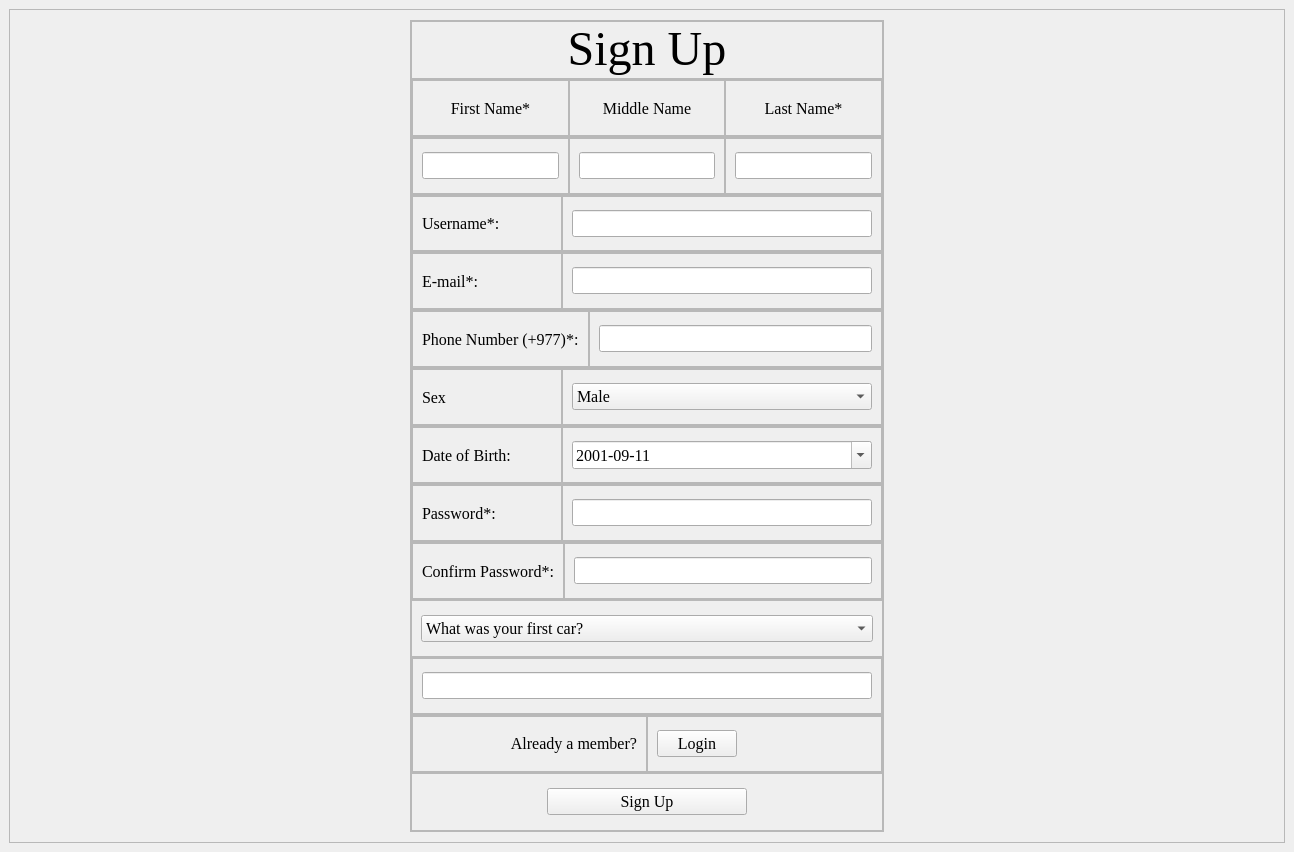
<?xml version="1.0" encoding="UTF-8"?>
<ui version="4.0">
 <class>SignUp</class>
 <widget class="QMainWindow" name="SignUp">
  <property name="geometry">
   <rect>
    <x>0</x>
    <y>0</y>
    <width>1294</width>
    <height>852</height>
   </rect>
  </property>
  <property name="windowTitle">
   <string>MainWindow</string>
  </property>
  <widget class="QWidget" name="centralwidget">
   <layout class="QVBoxLayout" name="verticalLayout_7">
    <item>
     <widget class="QFrame" name="frame_36">
      <property name="frameShape">
       <enum>QFrame::StyledPanel</enum>
      </property>
      <property name="frameShadow">
       <enum>QFrame::Raised</enum>
      </property>
      <layout class="QVBoxLayout" name="verticalLayout_2">
       <property name="leftMargin">
        <number>400</number>
       </property>
       <property name="topMargin">
        <number>10</number>
       </property>
       <property name="rightMargin">
        <number>400</number>
       </property>
       <property name="bottomMargin">
        <number>10</number>
       </property>
       <item>
        <widget class="QFrame" name="frame">
         <property name="frameShape">
          <enum>QFrame::StyledPanel</enum>
         </property>
         <property name="frameShadow">
          <enum>QFrame::Raised</enum>
         </property>
         <layout class="QVBoxLayout" name="verticalLayout_3">
          <property name="spacing">
           <number>0</number>
          </property>
          <property name="leftMargin">
           <number>0</number>
          </property>
          <property name="topMargin">
           <number>0</number>
          </property>
          <property name="rightMargin">
           <number>0</number>
          </property>
          <property name="bottomMargin">
           <number>0</number>
          </property>
          <item>
           <widget class="QFrame" name="frame_11">
            <property name="frameShape">
             <enum>QFrame::StyledPanel</enum>
            </property>
            <property name="frameShadow">
             <enum>QFrame::Raised</enum>
            </property>
            <layout class="QVBoxLayout" name="verticalLayout">
             <property name="spacing">
              <number>0</number>
             </property>
             <property name="leftMargin">
              <number>0</number>
             </property>
             <property name="topMargin">
              <number>0</number>
             </property>
             <property name="rightMargin">
              <number>0</number>
             </property>
             <property name="bottomMargin">
              <number>0</number>
             </property>
             <item>
              <widget class="QLabel" name="label_title">
               <property name="font">
                <font>
                 <family>Times New Roman</family>
                 <pointsize>24</pointsize>
                 <bold>true</bold>
                </font>
               </property>
               <property name="text">
                <string>&lt;!DOCTYPE HTML PUBLIC &quot;-//W3C//DTD HTML 4.0//EN&quot; &quot;http://www.w3.org/TR/REC-html40/strict.dtd&quot;&gt;
&lt;html&gt;&lt;head&gt;&lt;meta name=&quot;qrichtext&quot; content=&quot;1&quot; /&gt;&lt;meta charset=&quot;utf-8&quot; /&gt;&lt;style type=&quot;text/css&quot;&gt;
p, li { white-space: pre-wrap; }
hr { height: 1px; border-width: 0; }
&lt;/style&gt;&lt;/head&gt;&lt;body style=&quot; font-family:'Segoe UI'; font-size:9pt; font-weight:400; font-style:normal;&quot;&gt;
&lt;p align=&quot;center&quot; dir='rtl' style=&quot; margin-top:0px; margin-bottom:0px; margin-left:0px; margin-right:0px; -qt-block-indent:0; text-indent:0px;&quot;&gt;&lt;span style=&quot; font-size:36pt;&quot;&gt;Sign Up&lt;/span&gt;&lt;/p&gt;&lt;/body&gt;&lt;/html&gt;</string>
               </property>
               <property name="textFormat">
                <enum>Qt::AutoText</enum>
               </property>
               <property name="scaledContents">
                <bool>true</bool>
               </property>
               <property name="alignment">
                <set>Qt::AlignCenter</set>
               </property>
               <property name="wordWrap">
                <bool>true</bool>
               </property>
              </widget>
             </item>
            </layout>
           </widget>
          </item>
          <item>
           <widget class="QFrame" name="frame_2">
            <property name="frameShape">
             <enum>QFrame::StyledPanel</enum>
            </property>
            <property name="frameShadow">
             <enum>QFrame::Raised</enum>
            </property>
            <layout class="QHBoxLayout" name="horizontalLayout">
             <property name="spacing">
              <number>0</number>
             </property>
             <property name="leftMargin">
              <number>0</number>
             </property>
             <property name="topMargin">
              <number>0</number>
             </property>
             <property name="rightMargin">
              <number>0</number>
             </property>
             <property name="bottomMargin">
              <number>0</number>
             </property>
             <item>
              <widget class="QFrame" name="frame_12">
               <property name="frameShape">
                <enum>QFrame::StyledPanel</enum>
               </property>
               <property name="frameShadow">
                <enum>QFrame::Raised</enum>
               </property>
               <layout class="QHBoxLayout" name="horizontalLayout_5">
                <property name="spacing">
                 <number>0</number>
                </property>
                <property name="leftMargin">
                 <number>0</number>
                </property>
                <property name="topMargin">
                 <number>0</number>
                </property>
                <property name="rightMargin">
                 <number>0</number>
                </property>
                <property name="bottomMargin">
                 <number>0</number>
                </property>
                <item>
                 <widget class="QLabel" name="label_2">
                  <property name="font">
                   <font>
                    <family>Times New Roman</family>
                    <pointsize>12</pointsize>
                   </font>
                  </property>
                  <property name="text">
                   <string>First Name*</string>
                  </property>
                  <property name="textFormat">
                   <enum>Qt::AutoText</enum>
                  </property>
                  <property name="alignment">
                   <set>Qt::AlignCenter</set>
                  </property>
                 </widget>
                </item>
               </layout>
              </widget>
             </item>
             <item>
              <widget class="QFrame" name="frame_14">
               <property name="frameShape">
                <enum>QFrame::StyledPanel</enum>
               </property>
               <property name="frameShadow">
                <enum>QFrame::Raised</enum>
               </property>
               <layout class="QVBoxLayout" name="verticalLayout_5">
                <item>
                 <widget class="QLabel" name="label">
                  <property name="font">
                   <font>
                    <family>Times New Roman</family>
                    <pointsize>12</pointsize>
                   </font>
                  </property>
                  <property name="text">
                   <string>Middle Name</string>
                  </property>
                  <property name="alignment">
                   <set>Qt::AlignCenter</set>
                  </property>
                 </widget>
                </item>
               </layout>
              </widget>
             </item>
             <item>
              <widget class="QFrame" name="frame_13">
               <property name="frameShape">
                <enum>QFrame::StyledPanel</enum>
               </property>
               <property name="frameShadow">
                <enum>QFrame::Raised</enum>
               </property>
               <layout class="QVBoxLayout" name="verticalLayout_4">
                <item>
                 <widget class="QLabel" name="label_3">
                  <property name="font">
                   <font>
                    <family>Times New Roman</family>
                    <pointsize>12</pointsize>
                   </font>
                  </property>
                  <property name="text">
                   <string>Last Name*</string>
                  </property>
                  <property name="alignment">
                   <set>Qt::AlignCenter</set>
                  </property>
                 </widget>
                </item>
               </layout>
              </widget>
             </item>
            </layout>
           </widget>
          </item>
          <item>
           <widget class="QFrame" name="frame_6">
            <property name="frameShape">
             <enum>QFrame::StyledPanel</enum>
            </property>
            <property name="frameShadow">
             <enum>QFrame::Raised</enum>
            </property>
            <layout class="QHBoxLayout" name="horizontalLayout_7">
             <property name="spacing">
              <number>0</number>
             </property>
             <property name="leftMargin">
              <number>0</number>
             </property>
             <property name="topMargin">
              <number>0</number>
             </property>
             <property name="rightMargin">
              <number>0</number>
             </property>
             <property name="bottomMargin">
              <number>0</number>
             </property>
             <item>
              <widget class="QFrame" name="frame_15">
               <property name="frameShape">
                <enum>QFrame::StyledPanel</enum>
               </property>
               <property name="frameShadow">
                <enum>QFrame::Raised</enum>
               </property>
               <layout class="QHBoxLayout" name="horizontalLayout_8">
                <item>
                 <widget class="QLineEdit" name="lineEdit_fN">
                  <property name="font">
                   <font>
                    <family>Times New Roman</family>
                    <pointsize>12</pointsize>
                   </font>
                  </property>
                 </widget>
                </item>
               </layout>
              </widget>
             </item>
             <item>
              <widget class="QFrame" name="frame_17">
               <property name="frameShape">
                <enum>QFrame::StyledPanel</enum>
               </property>
               <property name="frameShadow">
                <enum>QFrame::Raised</enum>
               </property>
               <layout class="QHBoxLayout" name="horizontalLayout_6">
                <item>
                 <widget class="QLineEdit" name="lineEdit_mN">
                  <property name="font">
                   <font>
                    <family>Times New Roman</family>
                    <pointsize>12</pointsize>
                   </font>
                  </property>
                 </widget>
                </item>
               </layout>
              </widget>
             </item>
             <item>
              <widget class="QFrame" name="frame_16">
               <property name="frameShape">
                <enum>QFrame::StyledPanel</enum>
               </property>
               <property name="frameShadow">
                <enum>QFrame::Raised</enum>
               </property>
               <layout class="QHBoxLayout" name="horizontalLayout_9">
                <item>
                 <widget class="QLineEdit" name="lineEdit_lN">
                  <property name="font">
                   <font>
                    <family>Times New Roman</family>
                    <pointsize>12</pointsize>
                   </font>
                  </property>
                 </widget>
                </item>
               </layout>
              </widget>
             </item>
            </layout>
           </widget>
          </item>
          <item>
           <widget class="QFrame" name="frame_5">
            <property name="frameShape">
             <enum>QFrame::StyledPanel</enum>
            </property>
            <property name="frameShadow">
             <enum>QFrame::Raised</enum>
            </property>
            <layout class="QHBoxLayout" name="horizontalLayout_2">
             <property name="spacing">
              <number>0</number>
             </property>
             <property name="leftMargin">
              <number>0</number>
             </property>
             <property name="topMargin">
              <number>0</number>
             </property>
             <property name="rightMargin">
              <number>0</number>
             </property>
             <property name="bottomMargin">
              <number>0</number>
             </property>
             <item>
              <widget class="QFrame" name="frame_18">
               <property name="minimumSize">
                <size>
                 <width>150</width>
                 <height>0</height>
                </size>
               </property>
               <property name="frameShape">
                <enum>QFrame::StyledPanel</enum>
               </property>
               <property name="frameShadow">
                <enum>QFrame::Raised</enum>
               </property>
               <layout class="QHBoxLayout" name="horizontalLayout_15">
                <item>
                 <widget class="QLabel" name="label_4">
                  <property name="font">
                   <font>
                    <family>Times New Roman</family>
                    <pointsize>12</pointsize>
                   </font>
                  </property>
                  <property name="text">
                   <string>Username*:</string>
                  </property>
                 </widget>
                </item>
               </layout>
              </widget>
             </item>
             <item>
              <widget class="QFrame" name="frame_19">
               <property name="frameShape">
                <enum>QFrame::StyledPanel</enum>
               </property>
               <property name="frameShadow">
                <enum>QFrame::Raised</enum>
               </property>
               <layout class="QHBoxLayout" name="horizontalLayout_16">
                <item>
                 <widget class="QLineEdit" name="lineEdit_user">
                  <property name="font">
                   <font>
                    <family>Times New Roman</family>
                    <pointsize>12</pointsize>
                   </font>
                  </property>
                  <property name="inputMask">
                   <string/>
                  </property>
                  <property name="text">
                   <string/>
                  </property>
                  <property name="clearButtonEnabled">
                   <bool>false</bool>
                  </property>
                 </widget>
                </item>
               </layout>
              </widget>
             </item>
            </layout>
           </widget>
          </item>
          <item>
           <widget class="QFrame" name="frame_9">
            <property name="frameShape">
             <enum>QFrame::StyledPanel</enum>
            </property>
            <property name="frameShadow">
             <enum>QFrame::Raised</enum>
            </property>
            <layout class="QHBoxLayout" name="horizontalLayout_3">
             <property name="spacing">
              <number>0</number>
             </property>
             <property name="leftMargin">
              <number>0</number>
             </property>
             <property name="topMargin">
              <number>0</number>
             </property>
             <property name="rightMargin">
              <number>0</number>
             </property>
             <property name="bottomMargin">
              <number>0</number>
             </property>
             <item>
              <widget class="QFrame" name="frame_20">
               <property name="minimumSize">
                <size>
                 <width>150</width>
                 <height>0</height>
                </size>
               </property>
               <property name="frameShape">
                <enum>QFrame::StyledPanel</enum>
               </property>
               <property name="frameShadow">
                <enum>QFrame::Raised</enum>
               </property>
               <layout class="QHBoxLayout" name="horizontalLayout_17">
                <item>
                 <widget class="QLabel" name="label_5">
                  <property name="font">
                   <font>
                    <family>Times New Roman</family>
                    <pointsize>12</pointsize>
                   </font>
                  </property>
                  <property name="text">
                   <string>E-mail*:</string>
                  </property>
                 </widget>
                </item>
               </layout>
              </widget>
             </item>
             <item>
              <widget class="QFrame" name="frame_21">
               <property name="frameShape">
                <enum>QFrame::StyledPanel</enum>
               </property>
               <property name="frameShadow">
                <enum>QFrame::Raised</enum>
               </property>
               <layout class="QHBoxLayout" name="horizontalLayout_18">
                <item>
                 <widget class="QLineEdit" name="lineEdit_email">
                  <property name="font">
                   <font>
                    <family>Times New Roman</family>
                    <pointsize>12</pointsize>
                   </font>
                  </property>
                 </widget>
                </item>
               </layout>
              </widget>
             </item>
            </layout>
           </widget>
          </item>
          <item>
           <widget class="QFrame" name="frame_4">
            <property name="frameShape">
             <enum>QFrame::StyledPanel</enum>
            </property>
            <property name="frameShadow">
             <enum>QFrame::Raised</enum>
            </property>
            <layout class="QHBoxLayout" name="horizontalLayout_10">
             <property name="spacing">
              <number>0</number>
             </property>
             <property name="leftMargin">
              <number>0</number>
             </property>
             <property name="topMargin">
              <number>0</number>
             </property>
             <property name="rightMargin">
              <number>0</number>
             </property>
             <property name="bottomMargin">
              <number>0</number>
             </property>
             <item>
              <widget class="QFrame" name="frame_22">
               <property name="minimumSize">
                <size>
                 <width>150</width>
                 <height>0</height>
                </size>
               </property>
               <property name="frameShape">
                <enum>QFrame::StyledPanel</enum>
               </property>
               <property name="frameShadow">
                <enum>QFrame::Raised</enum>
               </property>
               <layout class="QHBoxLayout" name="horizontalLayout_19">
                <item>
                 <widget class="QLabel" name="label_6">
                  <property name="font">
                   <font>
                    <family>Times New Roman</family>
                    <pointsize>12</pointsize>
                   </font>
                  </property>
                  <property name="text">
                   <string>Phone Number (+977)*:</string>
                  </property>
                 </widget>
                </item>
               </layout>
              </widget>
             </item>
             <item>
              <widget class="QFrame" name="frame_23">
               <property name="frameShape">
                <enum>QFrame::StyledPanel</enum>
               </property>
               <property name="frameShadow">
                <enum>QFrame::Raised</enum>
               </property>
               <layout class="QHBoxLayout" name="horizontalLayout_20">
                <item>
                 <widget class="QLineEdit" name="lineEdit_pNum">
                  <property name="font">
                   <font>
                    <family>Times New Roman</family>
                    <pointsize>12</pointsize>
                   </font>
                  </property>
                 </widget>
                </item>
               </layout>
              </widget>
             </item>
            </layout>
           </widget>
          </item>
          <item>
           <widget class="QFrame" name="frame_33">
            <property name="frameShape">
             <enum>QFrame::StyledPanel</enum>
            </property>
            <property name="frameShadow">
             <enum>QFrame::Raised</enum>
            </property>
            <layout class="QHBoxLayout" name="horizontalLayout_4">
             <property name="spacing">
              <number>0</number>
             </property>
             <property name="leftMargin">
              <number>0</number>
             </property>
             <property name="topMargin">
              <number>0</number>
             </property>
             <property name="rightMargin">
              <number>0</number>
             </property>
             <property name="bottomMargin">
              <number>0</number>
             </property>
             <item>
              <widget class="QFrame" name="frame_34">
               <property name="minimumSize">
                <size>
                 <width>150</width>
                 <height>0</height>
                </size>
               </property>
               <property name="maximumSize">
                <size>
                 <width>150</width>
                 <height>16777215</height>
                </size>
               </property>
               <property name="frameShape">
                <enum>QFrame::StyledPanel</enum>
               </property>
               <property name="frameShadow">
                <enum>QFrame::Raised</enum>
               </property>
               <layout class="QVBoxLayout" name="verticalLayout_6">
                <item>
                 <widget class="QLabel" name="label_12">
                  <property name="font">
                   <font>
                    <family>Times New Roman</family>
                    <pointsize>12</pointsize>
                   </font>
                  </property>
                  <property name="text">
                   <string>Sex</string>
                  </property>
                 </widget>
                </item>
               </layout>
              </widget>
             </item>
             <item>
              <widget class="QFrame" name="frame_35">
               <property name="frameShape">
                <enum>QFrame::StyledPanel</enum>
               </property>
               <property name="frameShadow">
                <enum>QFrame::Raised</enum>
               </property>
               <layout class="QHBoxLayout" name="horizontalLayout_30">
                <item>
                 <widget class="QComboBox" name="comboBox_sex">
                  <property name="font">
                   <font>
                    <family>Times New Roman</family>
                    <pointsize>12</pointsize>
                   </font>
                  </property>
                  <item>
                   <property name="text">
                    <string>Male</string>
                   </property>
                  </item>
                  <item>
                   <property name="text">
                    <string>Female</string>
                   </property>
                  </item>
                  <item>
                   <property name="text">
                    <string>Others</string>
                   </property>
                  </item>
                 </widget>
                </item>
               </layout>
              </widget>
             </item>
            </layout>
           </widget>
          </item>
          <item>
           <widget class="QFrame" name="frame_3">
            <property name="frameShape">
             <enum>QFrame::StyledPanel</enum>
            </property>
            <property name="frameShadow">
             <enum>QFrame::Raised</enum>
            </property>
            <layout class="QHBoxLayout" name="horizontalLayout_11">
             <property name="spacing">
              <number>0</number>
             </property>
             <property name="leftMargin">
              <number>0</number>
             </property>
             <property name="topMargin">
              <number>0</number>
             </property>
             <property name="rightMargin">
              <number>0</number>
             </property>
             <property name="bottomMargin">
              <number>0</number>
             </property>
             <item>
              <widget class="QFrame" name="frame_24">
               <property name="minimumSize">
                <size>
                 <width>150</width>
                 <height>0</height>
                </size>
               </property>
               <property name="maximumSize">
                <size>
                 <width>150</width>
                 <height>16777215</height>
                </size>
               </property>
               <property name="frameShape">
                <enum>QFrame::StyledPanel</enum>
               </property>
               <property name="frameShadow">
                <enum>QFrame::Raised</enum>
               </property>
               <layout class="QHBoxLayout" name="horizontalLayout_21">
                <item>
                 <widget class="QLabel" name="label_9">
                  <property name="font">
                   <font>
                    <family>Times New Roman</family>
                    <pointsize>12</pointsize>
                   </font>
                  </property>
                  <property name="text">
                   <string>Date of Birth:</string>
                  </property>
                 </widget>
                </item>
               </layout>
              </widget>
             </item>
             <item>
              <widget class="QFrame" name="frame_25">
               <property name="minimumSize">
                <size>
                 <width>0</width>
                 <height>0</height>
                </size>
               </property>
               <property name="frameShape">
                <enum>QFrame::StyledPanel</enum>
               </property>
               <property name="frameShadow">
                <enum>QFrame::Raised</enum>
               </property>
               <layout class="QHBoxLayout" name="horizontalLayout_22">
                <item>
                 <widget class="QDateEdit" name="dateEdit_dob">
                  <property name="maximumSize">
                   <size>
                    <width>600</width>
                    <height>16777215</height>
                   </size>
                  </property>
                  <property name="font">
                   <font>
                    <family>Times New Roman</family>
                    <pointsize>12</pointsize>
                   </font>
                  </property>
                  <property name="displayFormat">
                   <string>yyyy-MM-dd</string>
                  </property>
                  <property name="calendarPopup">
                   <bool>true</bool>
                  </property>
                  <property name="date">
                   <date>
                    <year>2001</year>
                    <month>9</month>
                    <day>11</day>
                   </date>
                  </property>
                 </widget>
                </item>
               </layout>
              </widget>
             </item>
            </layout>
           </widget>
          </item>
          <item>
           <widget class="QFrame" name="frame_8">
            <property name="frameShape">
             <enum>QFrame::StyledPanel</enum>
            </property>
            <property name="frameShadow">
             <enum>QFrame::Raised</enum>
            </property>
            <layout class="QHBoxLayout" name="horizontalLayout_12">
             <property name="spacing">
              <number>0</number>
             </property>
             <property name="leftMargin">
              <number>0</number>
             </property>
             <property name="topMargin">
              <number>0</number>
             </property>
             <property name="rightMargin">
              <number>0</number>
             </property>
             <property name="bottomMargin">
              <number>0</number>
             </property>
             <item>
              <widget class="QFrame" name="frame_26">
               <property name="minimumSize">
                <size>
                 <width>150</width>
                 <height>0</height>
                </size>
               </property>
               <property name="frameShape">
                <enum>QFrame::StyledPanel</enum>
               </property>
               <property name="frameShadow">
                <enum>QFrame::Raised</enum>
               </property>
               <layout class="QHBoxLayout" name="horizontalLayout_23">
                <item>
                 <widget class="QLabel" name="label_7">
                  <property name="font">
                   <font>
                    <family>Times New Roman</family>
                    <pointsize>12</pointsize>
                   </font>
                  </property>
                  <property name="text">
                   <string>Password*:</string>
                  </property>
                 </widget>
                </item>
               </layout>
              </widget>
             </item>
             <item>
              <widget class="QFrame" name="frame_27">
               <property name="frameShape">
                <enum>QFrame::StyledPanel</enum>
               </property>
               <property name="frameShadow">
                <enum>QFrame::Raised</enum>
               </property>
               <layout class="QHBoxLayout" name="horizontalLayout_24">
                <item>
                 <widget class="QLineEdit" name="lineEdit_password">
                  <property name="font">
                   <font>
                    <family>Times New Roman</family>
                    <pointsize>12</pointsize>
                   </font>
                  </property>
                  <property name="echoMode">
                   <enum>QLineEdit::Password</enum>
                  </property>
                 </widget>
                </item>
               </layout>
              </widget>
             </item>
            </layout>
           </widget>
          </item>
          <item>
           <widget class="QFrame" name="frame_10">
            <property name="frameShape">
             <enum>QFrame::StyledPanel</enum>
            </property>
            <property name="frameShadow">
             <enum>QFrame::Raised</enum>
            </property>
            <layout class="QHBoxLayout" name="horizontalLayout_13">
             <property name="spacing">
              <number>0</number>
             </property>
             <property name="leftMargin">
              <number>0</number>
             </property>
             <property name="topMargin">
              <number>0</number>
             </property>
             <property name="rightMargin">
              <number>0</number>
             </property>
             <property name="bottomMargin">
              <number>0</number>
             </property>
             <item>
              <widget class="QFrame" name="frame_28">
               <property name="minimumSize">
                <size>
                 <width>150</width>
                 <height>0</height>
                </size>
               </property>
               <property name="frameShape">
                <enum>QFrame::StyledPanel</enum>
               </property>
               <property name="frameShadow">
                <enum>QFrame::Raised</enum>
               </property>
               <layout class="QHBoxLayout" name="horizontalLayout_25">
                <item>
                 <widget class="QLabel" name="label_8">
                  <property name="font">
                   <font>
                    <family>Times New Roman</family>
                    <pointsize>12</pointsize>
                   </font>
                  </property>
                  <property name="text">
                   <string>Confirm Password*:</string>
                  </property>
                 </widget>
                </item>
               </layout>
              </widget>
             </item>
             <item>
              <widget class="QFrame" name="frame_29">
               <property name="frameShape">
                <enum>QFrame::StyledPanel</enum>
               </property>
               <property name="frameShadow">
                <enum>QFrame::Raised</enum>
               </property>
               <layout class="QHBoxLayout" name="horizontalLayout_26">
                <item>
                 <widget class="QLineEdit" name="lineEdit_cpassword">
                  <property name="font">
                   <font>
                    <family>Times New Roman</family>
                    <pointsize>12</pointsize>
                   </font>
                  </property>
                  <property name="echoMode">
                   <enum>QLineEdit::Password</enum>
                  </property>
                 </widget>
                </item>
               </layout>
              </widget>
             </item>
            </layout>
           </widget>
          </item>
          <item>
           <widget class="QFrame" name="frame_37">
            <property name="frameShape">
             <enum>QFrame::StyledPanel</enum>
            </property>
            <property name="frameShadow">
             <enum>QFrame::Raised</enum>
            </property>
            <layout class="QVBoxLayout" name="verticalLayout_8">
             <item>
              <widget class="QComboBox" name="comboBox_ques1">
               <property name="font">
                <font>
                 <family>Times New Roman</family>
                 <pointsize>12</pointsize>
                </font>
               </property>
               <item>
                <property name="text">
                 <string>What was your first car?</string>
                </property>
               </item>
               <item>
                <property name="text">
                 <string>What city were you born in?</string>
                </property>
               </item>
               <item>
                <property name="text">
                 <string>What was the first concert you attended?</string>
                </property>
               </item>
               <item>
                <property name="text">
                 <string>What is the name of your first pet?</string>
                </property>
               </item>
               <item>
                <property name="text">
                 <string>What elementary school did you attend?</string>
                </property>
               </item>
              </widget>
             </item>
            </layout>
           </widget>
          </item>
          <item>
           <widget class="QFrame" name="frame_38">
            <property name="frameShape">
             <enum>QFrame::StyledPanel</enum>
            </property>
            <property name="frameShadow">
             <enum>QFrame::Raised</enum>
            </property>
            <layout class="QHBoxLayout" name="horizontalLayout_31">
             <property name="spacing">
              <number>0</number>
             </property>
             <property name="leftMargin">
              <number>0</number>
             </property>
             <property name="topMargin">
              <number>0</number>
             </property>
             <property name="rightMargin">
              <number>0</number>
             </property>
             <property name="bottomMargin">
              <number>0</number>
             </property>
             <item>
              <widget class="QFrame" name="frame_41">
               <property name="frameShape">
                <enum>QFrame::StyledPanel</enum>
               </property>
               <property name="frameShadow">
                <enum>QFrame::Raised</enum>
               </property>
               <layout class="QVBoxLayout" name="verticalLayout_9">
                <item>
                 <widget class="QLineEdit" name="lineEdit_ans1">
                  <property name="font">
                   <font>
                    <family>Times New Roman</family>
                    <pointsize>12</pointsize>
                   </font>
                  </property>
                 </widget>
                </item>
               </layout>
              </widget>
             </item>
            </layout>
           </widget>
          </item>
          <item>
           <widget class="QFrame" name="frame_7">
            <property name="frameShape">
             <enum>QFrame::StyledPanel</enum>
            </property>
            <property name="frameShadow">
             <enum>QFrame::Raised</enum>
            </property>
            <layout class="QHBoxLayout" name="horizontalLayout_14">
             <property name="spacing">
              <number>0</number>
             </property>
             <property name="leftMargin">
              <number>0</number>
             </property>
             <property name="topMargin">
              <number>0</number>
             </property>
             <property name="rightMargin">
              <number>0</number>
             </property>
             <property name="bottomMargin">
              <number>0</number>
             </property>
             <item>
              <widget class="QFrame" name="frame_30">
               <property name="minimumSize">
                <size>
                 <width>0</width>
                 <height>0</height>
                </size>
               </property>
               <property name="font">
                <font>
                 <family>Times New Roman</family>
                 <pointsize>12</pointsize>
                </font>
               </property>
               <property name="frameShape">
                <enum>QFrame::StyledPanel</enum>
               </property>
               <property name="frameShadow">
                <enum>QFrame::Raised</enum>
               </property>
               <layout class="QHBoxLayout" name="horizontalLayout_27">
                <item>
                 <widget class="QLabel" name="label_10">
                  <property name="sizePolicy">
                   <sizepolicy hsizetype="Preferred" vsizetype="Fixed">
                    <horstretch>0</horstretch>
                    <verstretch>0</verstretch>
                   </sizepolicy>
                  </property>
                  <property name="text">
                   <string>&lt;html&gt;&lt;head/&gt;&lt;body&gt;&lt;p align=&quot;right&quot;&gt;Already a member?&lt;/p&gt;&lt;/body&gt;&lt;/html&gt;</string>
                  </property>
                  <property name="alignment">
                   <set>Qt::AlignCenter</set>
                  </property>
                 </widget>
                </item>
               </layout>
              </widget>
             </item>
             <item>
              <widget class="QFrame" name="frame_31">
               <property name="minimumSize">
                <size>
                 <width>0</width>
                 <height>0</height>
                </size>
               </property>
               <property name="frameShape">
                <enum>QFrame::StyledPanel</enum>
               </property>
               <property name="frameShadow">
                <enum>QFrame::Raised</enum>
               </property>
               <layout class="QHBoxLayout" name="horizontalLayout_28">
                <item alignment="Qt::AlignLeft">
                 <widget class="QPushButton" name="pushbutton_login">
                  <property name="font">
                   <font>
                    <family>Times New Roman</family>
                    <pointsize>12</pointsize>
                   </font>
                  </property>
                  <property name="text">
                   <string>Login</string>
                  </property>
                 </widget>
                </item>
               </layout>
              </widget>
             </item>
            </layout>
           </widget>
          </item>
          <item>
           <widget class="QFrame" name="frame_32">
            <property name="frameShape">
             <enum>QFrame::StyledPanel</enum>
            </property>
            <property name="frameShadow">
             <enum>QFrame::Raised</enum>
            </property>
            <layout class="QHBoxLayout" name="horizontalLayout_29">
             <item>
              <widget class="QPushButton" name="pushButton">
               <property name="sizePolicy">
                <sizepolicy hsizetype="Fixed" vsizetype="Fixed">
                 <horstretch>0</horstretch>
                 <verstretch>0</verstretch>
                </sizepolicy>
               </property>
               <property name="minimumSize">
                <size>
                 <width>200</width>
                 <height>0</height>
                </size>
               </property>
               <property name="font">
                <font>
                 <family>Times New Roman</family>
                 <pointsize>12</pointsize>
                </font>
               </property>
               <property name="text">
                <string>Sign Up</string>
               </property>
               <property name="autoDefault">
                <bool>true</bool>
               </property>
               <property name="default">
                <bool>false</bool>
               </property>
               <property name="flat">
                <bool>false</bool>
               </property>
              </widget>
             </item>
            </layout>
           </widget>
          </item>
         </layout>
        </widget>
       </item>
      </layout>
     </widget>
    </item>
   </layout>
  </widget>
 </widget>
 <resources/>
 <connections/>
</ui>
